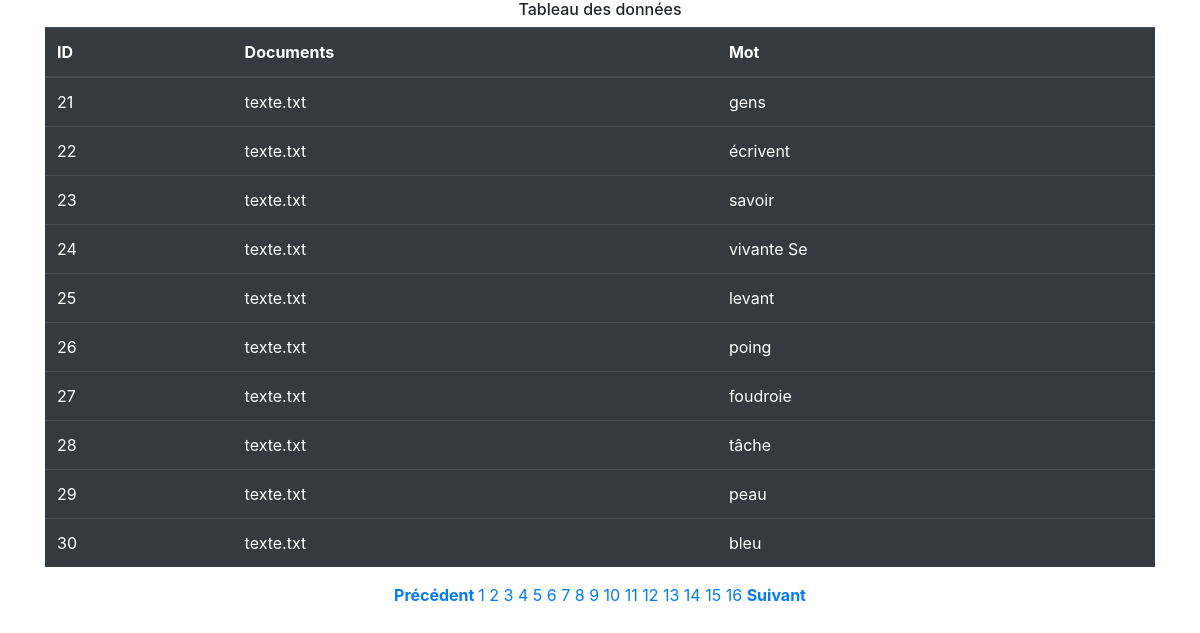
/Tp1/index.php?page=3, run on the app's committed database.
### tables this page shows
CREATE TABLE `texte` (
  `id_mot` int(11) NOT NULL,
  `documents` varchar(255) NOT NULL,
  `modele` varchar(255) NOT NULL,
  `mot` varchar(255) NOT NULL,
  `occurence` int(5) NOT NULL
);

### Tp1/index.php (the view, shortened to what this page needs)
<!DOCTYPE html>
<html lang="fr">
<head>
    <link rel="stylesheet" href="https://stackpath.bootstrapcdn.com/bootstrap/4.4.1/css/bootstrap.min.css">
    </head>
<?php
require_once('connexion.php');
$num_page=10;
if (isset($_GET["page"])) {
     $page  = $_GET["page"];
 } else {
      $page=1;
     };
$start_from = ($page-1) * $num_page;
$sql = "SELECT * FROM texte LIMIT $start_from, $num_page";
$result = mysqli_query($con,$sql);
?>
<center>
<body>
    <div class="container">
      <h6 style="text-align:center;">Tableau des données</h6>
      <table class="table table-dark">
        <thead>
          <tr>
            <th>ID</th>
            <th>Documents</th>
            <th> Mot </th>
          </tr>
        </thead>
        <tbody>
<?php
while ($row = mysqli_fetch_array($result)) {
?>
            <tr>
            <td><?php echo $row['id_mot']; ?></td>
            <td><?php echo $row['documents']; ?></td>
            <td><?php echo $row['mot']; ?></td>
            </tr>
<?php
};
?>
 </tbody>
      </table>
    </div>
  </body>
</html>
<?php
$sql = "SELECT * FROM texte";
$rresult = mysqli_query($con,$sql);
$total_records = mysqli_num_rows($rresult);
$total_pages = ceil($total_records / $num_page);
$preview = $_GET["page"]-1;
$next = $_GET["page"]+1;
echo "<a href='index.php?page=$preview' >".'<strong>Précédent </strong>'."</a> ";
for ($i=1; $i<=$total_pages; $i++) {
            echo "<a href='index.php?page=".$i."'.>".$i."</a> ";
};
echo "<a href='index.php?page=$next'>".'<strong>Suivant</strong>'."</a> ";
?>

### data on the page
texte: id_mot "21", documents "texte.txt", mot "gens"
texte: id_mot "22", documents "texte.txt", mot "écrivent"
texte: id_mot "23", documents "texte.txt", mot "savoir"
texte: id_mot "24", documents "texte.txt", mot "vivante Se"
texte: id_mot "25", documents "texte.txt", mot "levant"
texte: id_mot "26", documents "texte.txt", mot "poing"
texte: id_mot "27", documents "texte.txt", mot "foudroie"
texte: id_mot "28", documents "texte.txt", mot "tâche"
texte: id_mot "29", documents "texte.txt", mot "peau"
texte: id_mot "30", documents "texte.txt", mot "bleu"
